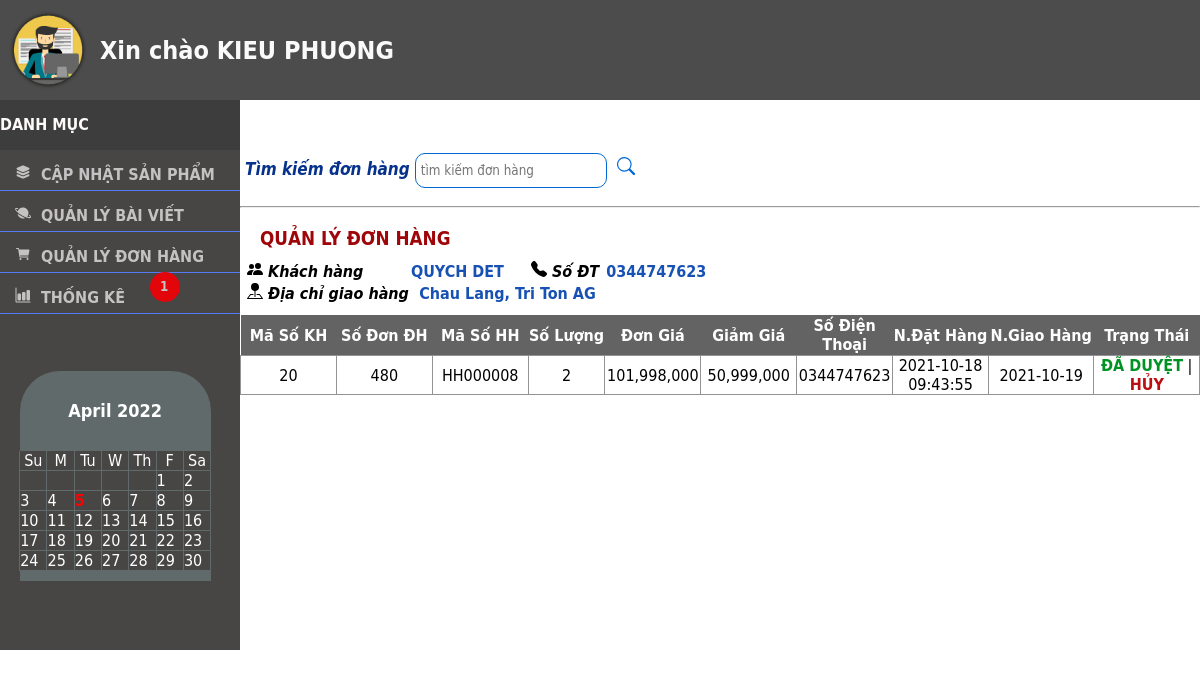
The app's page /admin/xuly/main.php?quanly=quanlydonhang (signed in) with its own data.
### tables this page shows
CREATE TABLE `nhanvien` (
  `MSNV` int(11) NOT NULL,
  `HoTenNV` varchar(50) NOT NULL,
  `DiaChi` varchar(100) NOT NULL,
  `SoDT` char(12) NOT NULL
);

CREATE TABLE `dathang` (
  `SoDonDH` int(11) NOT NULL,
  `MSKH` int(11) DEFAULT NULL,
  `MSNV` int(11) DEFAULT NULL,
  `NGAYDH` datetime DEFAULT NULL,
  `NGAYGH` date DEFAULT NULL
);

CREATE TABLE `chitietdathang` (
  `SoDonDH` int(11) NOT NULL,
  `MSHH` char(8) NOT NULL,
  `SoLuong` int(11) DEFAULT NULL,
  `GiaDatHang` decimal(19,4) DEFAULT NULL,
  `GiamGia` decimal(19,4) DEFAULT NULL
);

CREATE TABLE `khachhang` (
  `MSKH` int(11) NOT NULL,
  `HoTenKH` varchar(120) NOT NULL,
  `TenCongTy` varchar(120) DEFAULT NULL,
  `SoDienThoai` char(12) NOT NULL,
  `Email` char(120) NOT NULL
);

### admin/xuly/quanlydonhang.php (the view, shortened to what this page needs)
<!doctype html>
<?php if(isset($_COOKIE['MSNV'])){ ?>
<html>
<head>
</head>
<body>
<?php  if(isset($_COOKIE['MSNV'])){?>
	<div class="timkiem">
		<div id="btn">
			<form name="btn_timkiem" action="" method="POST">
	<b style="color: #07328C; margin-left: 5px; font-size: 17px;"><i>Tìm kiếm đơn hàng</i></b><input type="search" placeholder="tìm kiếm đơn hàng" name="timkiem_sodondh" value=""/><button name="timkiem" type="submit"></button>
				</form>
			</div>
	</div>
	<hr style="margin-bottom: 20px;">
	<div class="main_donhang">
		<h3 style="padding-left: 20px; color: #9E0609;">QUẢN LÝ ĐƠN HÀNG</h3>
		<?php
	include("../../login/config.php");
		$truyvan_kh = "SELECT dathang.MSKH, khachhang.HoTenKH, diachikh.DiaChi, khachhang.SoDienThoai FROM DATHANG, KHACHHANG, diachikh WHERE DATHANG.MSKH = KHACHHANG.MSKH AND diachikh.MSKH = khachhang.MSKH GROUP BY MSKH";
		$thucthi_kh = mysqli_query($mysqli, $truyvan_kh);
		while($col_kh = mysqli_fetch_array($thucthi_kh)){
		?>
		<div class="thongtin_kh" style="margin-top: 10px;">
		<table id="thongtin_kh">
			<tr><td><b><i>Khách hàng </i></b></td><td style="color: #1751B3;"><b style="margin-right: 20px;"><?php echo $col_kh['HoTenKH']; ?></b></td><td><b style="margin-right: 5px;"><i>Số ĐT</i></b></td><td style="color: #1751B3;"><b><?php echo $col_kh['SoDienThoai']; ?></b></td>
			</tr>
			<tr>
			<td><b><i>Địa chỉ giao hàng </i></b></td><td colspan="2" style="text-align: center; color: #1751B3;"><b><?php echo $col_kh['DiaChi']; ?></b></td>
			</tr>
		</table>
			</div>
		</div>
		<?php
	$truyvan_donhang = "SELECT dathang.SoDonDH, dathang.NGAYGH as ngaygh ,dathang.MSKH,dathang.NGAYDH ,chitietdathang.SoLuong, chitietdathang.GiaDatHang,chitietdathang.MSHH, chitietdathang.GiamGia, hanghoa.TenHH, khachhang.HoTenKH, khachhang.SoDienThoai, dathang.MSNV FROM dathang, chitietdathang, hanghoa, khachhang WHERE dathang.SoDonDH = chitietdathang.SoDonDH AND chitietdathang.MSHH = hanghoa.MSHH AND dathang.MSKH = khachhang.MSKH AND DATHANG.MSKH='".$col_kh['MSKH']."' AND dathang.NGAYDH IS NOT NULL" ;
		$thucthi_dh = mysqli_query($mysqli, $truyvan_donhang);
	?>
		<div class="dsdonhang">
	<table id="chitietdonhang">
		<tr>
			<th>Mã Số KH</th>
			<th>Số Đơn ĐH</th>
			<th>Mã Số HH</th>
			<th>Số Lượng</th>
			<th>Đơn Giá</th>
			<th>Giảm Giá</th>
			<th>Số Điện Thoại</th>
			<th>N.Đặt Hàng</th>
			<th>N.Giao Hàng</th>
			<th>Trạng Thái</th>
		</tr>
	<?php 	while($col_dh = mysqli_fetch_array($thucthi_dh))
		{
	?>
		<tr>
				<td  style="width: 10%;"><?php echo $col_dh['MSKH']; ?></td>
			<td  style="width: 10%;"><?php echo $col_dh['SoDonDH']; ?></td>
				<td  style="width: 10%;"><?php echo $col_dh['MSHH']; ?></td>
			<td style="width: 8%;"><?php echo  $col_dh['SoLuong']; ?></td>
			<td style="width: 10%;"><?php echo number_format($col_dh['GiaDatHang']); ?></td>
			<td style="width: 10%;"><?php echo number_format($col_dh['GiamGia']); ?></td>
			<td style="width: 10%;"><?php echo $col_dh['SoDienThoai']; ?></td>
			<td style="width: 10%;"><?php echo $col_dh['NGAYDH']; ?></td>
			<form action="" method="POST">
				<?php if($col_dh["ngaygh"]  != null ){?>
				<td  style="width: 11%;"><?php echo $col_dh['ngaygh']; ?></td>
				<?php }else { ?>
			<td  style="width: 11%;"><input style="border: none;" type="date" name="ngayGH" value=""/></td>
				<?php } ?>
			<td style="width: 18%;">
			<?php if($col_dh['MSNV'] > 1){ ?>
		<a style="color:#000000;"><b style="color:#009323;">ĐÃ DUYỆT</b></a> | <a href="main.php?quanly=quanlydonhang&huy_dh=<?php echo $col_dh['SoDonDH'];?>" style="color:#000000;"><b style="color: #BC0E11;">HỦY</b></a><?php } else { ?><button type="submit" value="<?php echo $col_dh['SoDonDH']; ?>" name="sohd" style="border: none; "><b style="color:#009323;font-size: 16px;">DUYỆT</b></button><?php } ?>
			</form>
		</tr>
		<?php } ?>
</table>
					<?php
			}
	?>
			</div>
	<?php
}
	?>
</body>
</html>
<?php } ?>

### admin/xuly/main.php (shortened to what this page needs)
<!doctype html>
<?php if(isset($_COOKIE['MSNV'])){ ?>
<html>
<head>
</head>
<body>
	<?php
	include("../../login/config.php");
	?>
	<div class="top">
	<div class="img"><img style="width: 80px; margin-top: 10px; margin-left: 8px;" SRC="../images/IMG_BAIVIET/ICONADMIN.jpg"/></div>
		<div class="info_nv"><?php
			$nv = "SELECT HOTENNV FROM NHANVIEN WHERE MSNV = '".$_COOKIE['MSNV']."'";
			$thucthi_nv = mysqli_query($mysqli, $nv);
									  $num_nv = mysqli_fetch_array($thucthi_nv);?>
		<b style="color: #FAFAFA;">Xin chào <?php echo $num_nv['HOTENNV']; ?></b>
		</div>
	</div>
	<div class="content">
	<div class="danhmuc">
		<div style="width:20%; height: 50px; background-color: #3E3D3D; color: #FEFAFA; float: left;" class="title">
			<b style="line-height: 50px;">DANH MỤC</b>
		</div>
		<div class="menu_danhmuc">
			<ul>
				<li onClick="danhmuc_caphat()" ><a href="main.php?quanly=danhmucsanpham&id=1"><ion-icon name="layers"></ion-icon><b id="titile_danhmuc">CẬP NHẬT SẢN PHẨM</b></a></li>
				<li><a href="main.php?quanly=quanlybaiviet"><ion-icon name="planet"></ion-icon><b>QUẢN LÝ BÀI VIẾT</b></a></li>
				<li><a href="main.php?quanly=quanlydonhang"><ion-icon name="cart"></ion-icon></ion-icon><b>QUẢN LÝ ĐƠN HÀNG</b>
					<?php $SODONHANG = "SELECT COUNT(*) AS SODON FROM dathang WHERE NGAYDH IS NOT NULL";
						$thucthi_sodh = mysqli_query($mysqli, $SODONHANG);
						$sodon = mysqli_fetch_array($thucthi_sodh);
						if($sodon['SODON']>0){
					?>
						<h5 style="height: 30px; background-color: #E20509; width: 30px; border-radius: 20px; float: right; margin-right: 60px;">
							<b style="text-align: center;"><?php echo $sodon['SODON']; ?></b>
						</h5>
					<?php }else{
						echo "";
								} ?></a></li>
				<li><a href="main.php?quanly=thongke"><ion-icon name="bar-chart"></ion-icon><b>THỐNG KÊ</b></a></li>
			</ul>
		</div>
	</div>
	<div class="main">
		<?php
				if(isset($_GET['quanly'])){
					$tam = $_GET['quanly'];
				}else{
					$tam = '';
				}
				if($tam=='danhmucsanpham'){
					include("themsanpham.php");
				}elseif($tam=='quanlynhanvien'){
					include("../capquyenNV.php");
				}elseif($tam=='quanlybaiviet'){
					include("quanlybaiviet.php");
				}elseif($tam=='quanlydonhang'){
					include("quanlydonhang.php");
			}elseif($tam=='thongke'){
					include("thongke.php");
			}else{
					include("themsanpham.php");
			}
		?>
	</div>
	</div>
</body>
</html>
<?php } ?>

### admin/xuly/main.php (style rules this page uses)
* { font-family: "Gill Sans", "Gill Sans MT", "Myriad Pro", "DejaVu Sans Condensed", Helvetica, Arial, "sans-serif"; }
.top { width: 100%; background-color: #4D4C4C; height: 100px; }
.top .img { width: 100px; height: 100px; float: left; }
.top .info_nv { height: 100px; float: left; display: flex; justify-content: center; align-items: center; font-size: 25px; }
.content { width: 100%; height: 550px; }
.content .danhmuc { text-align: left; }
.menu_danhmuc ul { margin: 0px; padding: 0px; }
.menu_danhmuc ul li { padding-left: 15px; height: 30px; line-height: 30px; list-style: none; padding-top: 10px; border-bottom: 1px solid #567AF8; }
a { text-decoration: none; color: #C4C2C2; }
.content .main { width: 80%; float: left; }
.menu_danhmuc { float: left; width:20%; height: 500px; background-color:#484545; clear: both; }
.menu_danhmuc ul li a b { padding-left: 10px; }

### admin/xuly/quanlydonhang.php (style rules this page uses)
* { margin: 0 ; padding: 0 ; font-family:"Gill Sans", "Gill Sans MT", "Myriad Pro", "DejaVu Sans Condensed", Helvetica, Arial, "sans-serif"; }
table#chitietdonhang th { height: 40px; background-color: #646363; color: #FEFEFE; }
.dsdonhang table#chitietdonhang { margin-top: 10px; margin-bottom: 20px; border-bottom: 1px solid #494949; text-align: center; }
.dsdonhang { clear: both; width: 100%; float: left; }
.dsdonhang table#chitietdonhang { border-collapse: collapse; width: 100%; }
.dsdonhang table#chitietdonhang th { border-top: none; }
.dsdonhang table#chitietdonhang td { border: 1px solid #949292; height: 30px; }
.timkiem { width: 100%; margin-bottom: 18px; }
.timkiem #btn input { border: 1px solid #0069D6; border-radius: 10px; width: 20%; height: 35px; margin-left: 5px; padding-left: 5px; outline: none; }
.timkiem #btn button { height: 35px; margin-left: 5px; padding-left: 5px; background: none; border: none; padding-right: 10%; color: #0069D6; }

### records on screen
nhanvien: HoTenNV "KIEU PHUONG"
dathang: MSKH "20", SoDonDH "480", chitietdathang.MSHH "HH000008", chitietdathang.SoLuong "2", chitietdathang.GiaDatHang "101,998,000", chitietdathang.GiamGia "50,999,000", MSKH.SoDienThoai "0344747623", NGAYDH "2021-10-18 09:43:55", NGAYGH "2021-10-19"

### other values on screen
$sodon['SODON'] "1"
$col_kh['HoTenKH'] "QUYCH DET"
$col_kh['SoDienThoai'] "0344747623"
$col_kh['DiaChi'] "Chau Lang, Tri Ton AG"
